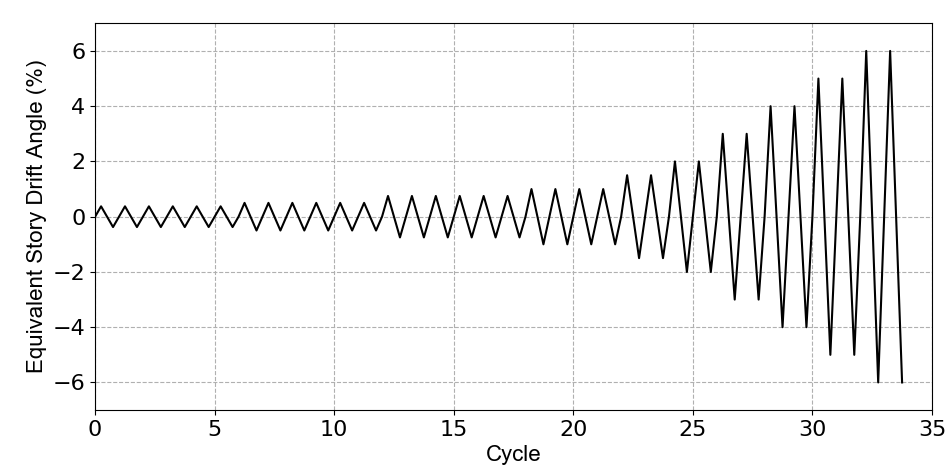

Write Python code to recreate this figure.
execfile('../MTSsetup.py')

drifts = [0.375, 0.5, 0.75, 1, 1.5, 2, 3, 4, 5, 6]
cycles = [6, 6, 6, 4, 2, 2, 2, 2, 2, 2]

y = []
x = []
count = 0

for i, obj in enumerate(drifts):
	for j in range(0, cycles[i]):
		y.append(0)
		y.append(obj)
		y.append(0)
		y.append(-obj)
		x.append(count)
		x.append(count + 0.25)
		x.append(count + 0.5)
		x.append(count + 0.75)
		count += 1

print(count)
plt.figure(figsize=(6, 6))
ax1 = plt.subplot(1, 1, 1)
plt.plot(x, y, color='k', linestyle='-')
plt.ylim(-7, 7)
plt.xlim(0, 35)
plt.grid(linestyle='--')
plt.xlabel('Cycle', fontproperties=fontprop)
plt.ylabel('Equivalent Story Drift Angle (%)', fontproperties=fontprop)

plt.subplots_adjust(left=0.1, right=0.98, wspace=0.22, hspace=0.22, bottom=0.12, top=0.95)
plt.show()
